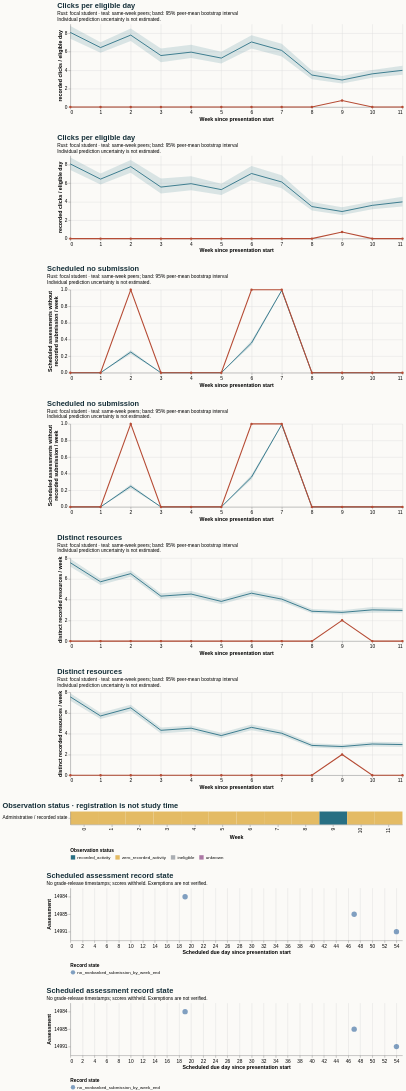

Write a Vega-Lite specification for this figure.
### Vega-Lite specification from a JSON file in a GitHub repository (floating-point values rounded to 4 significant figures)
{"$schema": "https://vega.github.io/schema/vega-lite/v5.20.1.json", "config": {"axis": {"labelFontSize": 11, "titleFontSize": 12}, "background": "#fbfaf7", "font": "sans-serif", "title": {"anchor": "start", "color": "#142e38", "fontSize": 17, "subtitleFontSize": 11}, "view": {"continuousHeight": 300, "continuousWidth": 300, "stroke": null}}, "datasets": {"data-02d0121b9e13dcc356acb746ee67845f": [{"end_day": 6, "focal_value": 0.0, "peer_ci_high": 0.0, "peer_ci_low": 0.0, "peer_mean": 0.0, "peer_observations": 1167, "peer_people": 1167, "reference": "course", "unit": "scheduled assessments without recorded submission / week", "week": 0}, {"end_day": 13, "focal_value": 0.0, "peer_ci_high": 0.0, "peer_ci_low": 0.0, "peer_mean": 0.0, "peer_observations": 1159, "peer_people": 1159, "reference": "course", "unit": "scheduled assessments without recorded submission / week", "week": 1}, {"end_day": 20, "focal_value": 1.0, "peer_ci_high": 0.272, "peer_ci_low": 0.2219, "peer_mean": 0.2491, "peer_observations": 1140, "peer_people": 1140, "reference": "course", "unit": "scheduled assessments without recorded submission / week", "week": 2}, {"end_day": 27, "focal_value": 0.0, "peer_ci_high": 0.0, "peer_ci_low": 0.0, "peer_mean": 0.0, "peer_observations": 1132, "peer_people": 1132, "reference": "course", "unit": "scheduled assessments without recorded submission / week", "week": 3}, {"end_day": 34, "focal_value": 0.0, "peer_ci_high": 0.0, "peer_ci_low": 0.0, "peer_mean": 0.0, "peer_observations": 1093, "peer_people": 1093, "reference": "course", "unit": "scheduled assessments without recorded submission / week", "week": 4}, {"end_day": 41, "focal_value": 0.0, "peer_ci_high": 0.0, "peer_ci_low": 0.0, "peer_mean": 0.0, "peer_observations": 1086, "peer_people": 1086, "reference": "course", "unit": "scheduled assessments without recorded submission / week", "week": 5}, {"end_day": 48, "focal_value": 1.0, "peer_ci_high": 0.3875, "peer_ci_low": 0.3302, "peer_mean": 0.3591, "peer_observations": 1075, "peer_people": 1075, "reference": "course", "unit": "scheduled assessments without recorded submission / week", "week": 6}, {"end_day": 55, "focal_value": 1.0, "peer_ci_high": 0.9962, "peer_ci_low": 0.9868, "peer_mean": 0.9915, "peer_observations": 1059, "peer_people": 1059, "reference": "course", "unit": "scheduled assessments without recorded submission / week", "week": 7}, {"end_day": 62, "focal_value": 0.0, "peer_ci_high": 0.0, "peer_ci_low": 0.0, "peer_mean": 0.0, "peer_observations": 1049, "peer_people": 1049, "reference": "course", "unit": "scheduled assessments without recorded submission / week", "week": 8}, {"end_day": 69, "focal_value": 0.0, "peer_ci_high": 0.0, "peer_ci_low": 0.0, "peer_mean": 0.0, "peer_observations": 1032, "peer_people": 1032, "reference": "course", "unit": "scheduled assessments without recorded submission / week", "week": 9}, {"end_day": 76, "focal_value": 0.0, "peer_ci_high": 0.0, "peer_ci_low": 0.0, "peer_mean": 0.0, "peer_observations": 1026, "peer_people": 1026, "reference": "course", "unit": "scheduled assessments without recorded submission / week", "week": 10}, {"end_day": 83, "focal_value": 0.0, "peer_ci_high": 0.0, "peer_ci_low": 0.0, "peer_mean": 0.0, "peer_observations": 1021, "peer_people": 1021, "reference": "course", "unit": "scheduled assessments without recorded submission / week", "week": 11}], "data-20de60db9410549cfde920ceb4c2ba83": [{"end_day": 6, "focal_value": 0.0, "peer_ci_high": 8.78, "peer_ci_low": 7.418, "peer_mean": 8.09, "peer_observations": 1167, "peer_people": 1167, "reference": "course", "unit": "recorded clicks / eligible day", "week": 0}, {"end_day": 13, "focal_value": 0.0, "peer_ci_high": 7.031, "peer_ci_low": 5.882, "peer_mean": 6.449, "peer_observations": 1159, "peer_people": 1159, "reference": "course", "unit": "recorded clicks / eligible day", "week": 1}, {"end_day": 20, "focal_value": 0.0, "peer_ci_high": 8.513, "peer_ci_low": 7.168, "peer_mean": 7.8, "peer_observations": 1140, "peer_people": 1140, "reference": "course", "unit": "recorded clicks / eligible day", "week": 2}, {"end_day": 27, "focal_value": 0.0, "peer_ci_high": 6.354, "peer_ci_low": 4.862, "peer_mean": 5.586, "peer_observations": 1132, "peer_people": 1132, "reference": "course", "unit": "recorded clicks / eligible day", "week": 3}, {"end_day": 34, "focal_value": 0.0, "peer_ci_high": 6.767, "peer_ci_low": 5.314, "peer_mean": 5.952, "peer_observations": 1093, "peer_people": 1093, "reference": "course", "unit": "recorded clicks / eligible day", "week": 4}, {"end_day": 41, "focal_value": 0.0, "peer_ci_high": 6.008, "peer_ci_low": 4.729, "peer_mean": 5.31, "peer_observations": 1086, "peer_people": 1086, "reference": "course", "unit": "recorded clicks / eligible day", "week": 5}, {"end_day": 48, "focal_value": 0.0, "peer_ci_high": 7.785, "peer_ci_low": 6.339, "peer_mean": 7.057, "peer_observations": 1075, "peer_people": 1075, "reference": "course", "unit": "recorded clicks / eligible day", "week": 6}, {"end_day": 55, "focal_value": 0.0, "peer_ci_high": 6.864, "peer_ci_low": 5.489, "peer_mean": 6.139, "peer_observations": 1059, "peer_people": 1059, "reference": "course", "unit": "recorded clicks / eligible day", "week": 7}, {"end_day": 62, "focal_value": 0.0, "peer_ci_high": 3.952, "peer_ci_low": 3.005, "peer_mean": 3.471, "peer_observations": 1049, "peer_people": 1049, "reference": "course", "unit": "recorded clicks / eligible day", "week": 8}, {"end_day": 69, "focal_value": 0.7143, "peer_ci_high": 3.357, "peer_ci_low": 2.564, "peer_mean": 2.935, "peer_observations": 1032, "peer_people": 1032, "reference": "course", "unit": "recorded clicks / eligible day", "week": 9}, {"end_day": 76, "focal_value": 0.0, "peer_ci_high": 4.025, "peer_ci_low": 3.187, "peer_mean": 3.602, "peer_observations": 1026, "peer_people": 1026, "reference": "course", "unit": "recorded clicks / eligible day", "week": 10}, {"end_day": 83, "focal_value": 0.0, "peer_ci_high": 4.484, "peer_ci_low": 3.499, "peer_mean": 3.979, "peer_observations": 1021, "peer_people": 1021, "reference": "course", "unit": "recorded clicks / eligible day", "week": 11}], "data-27becf0fcdc463d1550ab4b7c6446ddc": [{"eligible_days": 7.0, "end_day": 6, "logging_completeness": "unknown", "observation_status": "zero_recorded_activity", "row": "Administrative / recorded state", "score_status": "withheld_release_time_unknown", "start_day": 0, "value": 0.0, "week": 0}, {"eligible_days": 7.0, "end_day": 13, "logging_completeness": "unknown", "observation_status": "zero_recorded_activity", "row": "Administrative / recorded state", "score_status": "withheld_release_time_unknown", "start_day": 7, "value": 0.0, "week": 1}, {"eligible_days": 7.0, "end_day": 20, "logging_completeness": "unknown", "observation_status": "zero_recorded_activity", "row": "Administrative / recorded state", "score_status": "withheld_release_time_unknown", "start_day": 14, "value": 0.0, "week": 2}, {"eligible_days": 7.0, "end_day": 27, "logging_completeness": "unknown", "observation_status": "zero_recorded_activity", "row": "Administrative / recorded state", "score_status": "withheld_release_time_unknown", "start_day": 21, "value": 0.0, "week": 3}, {"eligible_days": 7.0, "end_day": 34, "logging_completeness": "unknown", "observation_status": "zero_recorded_activity", "row": "Administrative / recorded state", "score_status": "withheld_release_time_unknown", "start_day": 28, "value": 0.0, "week": 4}, {"eligible_days": 7.0, "end_day": 41, "logging_completeness": "unknown", "observation_status": "zero_recorded_activity", "row": "Administrative / recorded state", "score_status": "withheld_release_time_unknown", "start_day": 35, "value": 0.0, "week": 5}, {"eligible_days": 7.0, "end_day": 48, "logging_completeness": "unknown", "observation_status": "zero_recorded_activity", "row": "Administrative / recorded state", "score_status": "withheld_release_time_unknown", "start_day": 42, "value": 0.0, "week": 6}, {"eligible_days": 7.0, "end_day": 55, "logging_completeness": "unknown", "observation_status": "zero_recorded_activity", "row": "Administrative / recorded state", "score_status": "withheld_release_time_unknown", "start_day": 49, "value": 0.0, "week": 7}, {"eligible_days": 7.0, "end_day": 62, "logging_completeness": "unknown", "observation_status": "zero_recorded_activity", "row": "Administrative / recorded state", "score_status": "withheld_release_time_unknown", "start_day": 56, "value": 0.0, "week": 8}, {"eligible_days": 7.0, "end_day": 69, "logging_completeness": "unknown", "observation_status": "recorded_activity", "row": "Administrative / recorded state", "score_status": "withheld_release_time_unknown", "start_day": 63, "value": 0.7143, "week": 9}, {"eligible_days": 7.0, "end_day": 76, "logging_completeness": "unknown", "observation_status": "zero_recorded_activity", "row": "Administrative / recorded state", "score_status": "withheld_release_time_unknown", "start_day": 70, "value": 0.0, "week": 10}, {"eligible_days": 7.0, "end_day": 83, "logging_completeness": "unknown", "observation_status": "zero_recorded_activity", "row": "Administrative / recorded state", "score_status": "withheld_release_time_unknown", "start_day": 77, "value": 0.0, "week": 11}], "data-78474847ef2dfe2c317e2578d48ebc1c": [{"as_of_day": 20, "assessment_id": 14984, "course": "BBB_2013B", "due_day": 19, "person_id": 351543, "score_status": "withheld_release_time_unknown", "state": "no_nonbanked_submission_by_week_end", "week": 2}, {"as_of_day": 48, "assessment_id": 14985, "course": "BBB_2013B", "due_day": 47, "person_id": 351543, "score_status": "withheld_release_time_unknown", "state": "no_nonbanked_submission_by_week_end", "week": 6}, {"as_of_day": 55, "assessment_id": 14991, "course": "BBB_2013B", "due_day": 54, "person_id": 351543, "score_status": "withheld_release_time_unknown", "state": "no_nonbanked_submission_by_week_end", "week": 7}], "data-803fa7329ecc6336c8fec3adf427eee2": [{"end_day": 6, "focal_value": 0.0, "peer_ci_high": 8.804, "peer_ci_low": 7.429, "peer_mean": 8.09, "peer_observations": 1167, "peer_people": 1167, "reference": "course", "unit": "recorded clicks / eligible day", "week": 0}, {"end_day": 13, "focal_value": 0.0, "peer_ci_high": 7.054, "peer_ci_low": 5.859, "peer_mean": 6.449, "peer_observations": 1159, "peer_people": 1159, "reference": "course", "unit": "recorded clicks / eligible day", "week": 1}, {"end_day": 20, "focal_value": 0.0, "peer_ci_high": 8.516, "peer_ci_low": 7.15, "peer_mean": 7.8, "peer_observations": 1140, "peer_people": 1140, "reference": "course", "unit": "recorded clicks / eligible day", "week": 2}, {"end_day": 27, "focal_value": 0.0, "peer_ci_high": 6.502, "peer_ci_low": 4.875, "peer_mean": 5.586, "peer_observations": 1132, "peer_people": 1132, "reference": "course", "unit": "recorded clicks / eligible day", "week": 3}, {"end_day": 34, "focal_value": 0.0, "peer_ci_high": 6.764, "peer_ci_low": 5.231, "peer_mean": 5.952, "peer_observations": 1093, "peer_people": 1093, "reference": "course", "unit": "recorded clicks / eligible day", "week": 4}, {"end_day": 41, "focal_value": 0.0, "peer_ci_high": 5.956, "peer_ci_low": 4.726, "peer_mean": 5.31, "peer_observations": 1086, "peer_people": 1086, "reference": "course", "unit": "recorded clicks / eligible day", "week": 5}, {"end_day": 48, "focal_value": 0.0, "peer_ci_high": 7.876, "peer_ci_low": 6.312, "peer_mean": 7.057, "peer_observations": 1075, "peer_people": 1075, "reference": "course", "unit": "recorded clicks / eligible day", "week": 6}, {"end_day": 55, "focal_value": 0.0, "peer_ci_high": 6.865, "peer_ci_low": 5.462, "peer_mean": 6.139, "peer_observations": 1059, "peer_people": 1059, "reference": "course", "unit": "recorded clicks / eligible day", "week": 7}, {"end_day": 62, "focal_value": 0.0, "peer_ci_high": 3.976, "peer_ci_low": 3.045, "peer_mean": 3.471, "peer_observations": 1049, "peer_people": 1049, "reference": "course", "unit": "recorded clicks / eligible day", "week": 8}, {"end_day": 69, "focal_value": 0.7143, "peer_ci_high": 3.398, "peer_ci_low": 2.568, "peer_mean": 2.935, "peer_observations": 1032, "peer_people": 1032, "reference": "course", "unit": "recorded clicks / eligible day", "week": 9}, {"end_day": 76, "focal_value": 0.0, "peer_ci_high": 4.029, "peer_ci_low": 3.172, "peer_mean": 3.602, "peer_observations": 1026, "peer_people": 1026, "reference": "course", "unit": "recorded clicks / eligible day", "week": 10}, {"end_day": 83, "focal_value": 0.0, "peer_ci_high": 4.524, "peer_ci_low": 3.48, "peer_mean": 3.979, "peer_observations": 1021, "peer_people": 1021, "reference": "course", "unit": "recorded clicks / eligible day", "week": 11}], "data-9d25f9024fe4804cabd90c5996c50b2a": [{"end_day": 6, "focal_value": 0.0, "peer_ci_high": 0.0, "peer_ci_low": 0.0, "peer_mean": 0.0, "peer_observations": 1167, "peer_people": 1167, "reference": "course", "unit": "scheduled assessments without recorded submission / week", "week": 0}, {"end_day": 13, "focal_value": 0.0, "peer_ci_high": 0.0, "peer_ci_low": 0.0, "peer_mean": 0.0, "peer_observations": 1159, "peer_people": 1159, "reference": "course", "unit": "scheduled assessments without recorded submission / week", "week": 1}, {"end_day": 20, "focal_value": 1.0, "peer_ci_high": 0.2754, "peer_ci_low": 0.2237, "peer_mean": 0.2491, "peer_observations": 1140, "peer_people": 1140, "reference": "course", "unit": "scheduled assessments without recorded submission / week", "week": 2}, {"end_day": 27, "focal_value": 0.0, "peer_ci_high": 0.0, "peer_ci_low": 0.0, "peer_mean": 0.0, "peer_observations": 1132, "peer_people": 1132, "reference": "course", "unit": "scheduled assessments without recorded submission / week", "week": 3}, {"end_day": 34, "focal_value": 0.0, "peer_ci_high": 0.0, "peer_ci_low": 0.0, "peer_mean": 0.0, "peer_observations": 1093, "peer_people": 1093, "reference": "course", "unit": "scheduled assessments without recorded submission / week", "week": 4}, {"end_day": 41, "focal_value": 0.0, "peer_ci_high": 0.0, "peer_ci_low": 0.0, "peer_mean": 0.0, "peer_observations": 1086, "peer_people": 1086, "reference": "course", "unit": "scheduled assessments without recorded submission / week", "week": 5}, {"end_day": 48, "focal_value": 1.0, "peer_ci_high": 0.3884, "peer_ci_low": 0.3302, "peer_mean": 0.3591, "peer_observations": 1075, "peer_people": 1075, "reference": "course", "unit": "scheduled assessments without recorded submission / week", "week": 6}, {"end_day": 55, "focal_value": 1.0, "peer_ci_high": 0.9967, "peer_ci_low": 0.9858, "peer_mean": 0.9915, "peer_observations": 1059, "peer_people": 1059, "reference": "course", "unit": "scheduled assessments without recorded submission / week", "week": 7}, {"end_day": 62, "focal_value": 0.0, "peer_ci_high": 0.0, "peer_ci_low": 0.0, "peer_mean": 0.0, "peer_observations": 1049, "peer_people": 1049, "reference": "course", "unit": "scheduled assessments without recorded submission / week", "week": 8}, {"end_day": 69, "focal_value": 0.0, "peer_ci_high": 0.0, "peer_ci_low": 0.0, "peer_mean": 0.0, "peer_observations": 1032, "peer_people": 1032, "reference": "course", "unit": "scheduled assessments without recorded submission / week", "week": 9}, {"end_day": 76, "focal_value": 0.0, "peer_ci_high": 0.0, "peer_ci_low": 0.0, "peer_mean": 0.0, "peer_observations": 1026, "peer_people": 1026, "reference": "course", "unit": "scheduled assessments without recorded submission / week", "week": 10}, {"end_day": 83, "focal_value": 0.0, "peer_ci_high": 0.0, "peer_ci_low": 0.0, "peer_mean": 0.0, "peer_observations": 1021, "peer_people": 1021, "reference": "course", "unit": "scheduled assessments without recorded submission / week", "week": 11}], "data-f65e25bf439e8763e2888eba78f8a1d7": [{"end_day": 6, "focal_value": 0.0, "peer_ci_high": 7.889, "peer_ci_low": 7.17, "peer_mean": 7.548, "peer_observations": 1167, "peer_people": 1167, "reference": "course", "unit": "distinct recorded resources / week", "week": 0}, {"end_day": 13, "focal_value": 0.0, "peer_ci_high": 6.022, "peer_ci_low": 5.408, "peer_mean": 5.714, "peer_observations": 1159, "peer_people": 1159, "reference": "course", "unit": "distinct recorded resources / week", "week": 1}, {"end_day": 20, "focal_value": 0.0, "peer_ci_high": 6.797, "peer_ci_low": 6.181, "peer_mean": 6.497, "peer_observations": 1140, "peer_people": 1140, "reference": "course", "unit": "distinct recorded resources / week", "week": 2}, {"end_day": 27, "focal_value": 0.0, "peer_ci_high": 4.599, "peer_ci_low": 4.029, "peer_mean": 4.33, "peer_observations": 1132, "peer_people": 1132, "reference": "course", "unit": "distinct recorded resources / week", "week": 3}, {"end_day": 34, "focal_value": 0.0, "peer_ci_high": 4.796, "peer_ci_low": 4.241, "peer_mean": 4.532, "peer_observations": 1093, "peer_people": 1093, "reference": "course", "unit": "distinct recorded resources / week", "week": 4}, {"end_day": 41, "focal_value": 0.0, "peer_ci_high": 4.096, "peer_ci_low": 3.58, "peer_mean": 3.822, "peer_observations": 1086, "peer_people": 1086, "reference": "course", "unit": "distinct recorded resources / week", "week": 5}, {"end_day": 48, "focal_value": 0.0, "peer_ci_high": 4.891, "peer_ci_low": 4.323, "peer_mean": 4.613, "peer_observations": 1075, "peer_people": 1075, "reference": "course", "unit": "distinct recorded resources / week", "week": 6}, {"end_day": 55, "focal_value": 0.0, "peer_ci_high": 4.302, "peer_ci_low": 3.809, "peer_mean": 4.044, "peer_observations": 1059, "peer_people": 1059, "reference": "course", "unit": "distinct recorded resources / week", "week": 7}, {"end_day": 62, "focal_value": 0.0, "peer_ci_high": 3.078, "peer_ci_low": 2.666, "peer_mean": 2.873, "peer_observations": 1049, "peer_people": 1049, "reference": "course", "unit": "distinct recorded resources / week", "week": 8}, {"end_day": 69, "focal_value": 2.0, "peer_ci_high": 2.952, "peer_ci_low": 2.557, "peer_mean": 2.766, "peer_observations": 1032, "peer_people": 1032, "reference": "course", "unit": "distinct recorded resources / week", "week": 9}, {"end_day": 76, "focal_value": 0.0, "peer_ci_high": 3.233, "peer_ci_low": 2.777, "peer_mean": 3.007, "peer_observations": 1026, "peer_people": 1026, "reference": "course", "unit": "distinct recorded resources / week", "week": 10}, {"end_day": 83, "focal_value": 0.0, "peer_ci_high": 3.185, "peer_ci_low": 2.728, "peer_mean": 2.955, "peer_observations": 1021, "peer_people": 1021, "reference": "course", "unit": "distinct recorded resources / week", "week": 11}], "data-ff8039ee5e0bbedf92c0062d8eaf07a0": [{"end_day": 6, "focal_value": 0.0, "peer_ci_high": 7.93, "peer_ci_low": 7.164, "peer_mean": 7.548, "peer_observations": 1167, "peer_people": 1167, "reference": "course", "unit": "distinct recorded resources / week", "week": 0}, {"end_day": 13, "focal_value": 0.0, "peer_ci_high": 6.002, "peer_ci_low": 5.392, "peer_mean": 5.714, "peer_observations": 1159, "peer_people": 1159, "reference": "course", "unit": "distinct recorded resources / week", "week": 1}, {"end_day": 20, "focal_value": 0.0, "peer_ci_high": 6.812, "peer_ci_low": 6.189, "peer_mean": 6.497, "peer_observations": 1140, "peer_people": 1140, "reference": "course", "unit": "distinct recorded resources / week", "week": 2}, {"end_day": 27, "focal_value": 0.0, "peer_ci_high": 4.605, "peer_ci_low": 4.061, "peer_mean": 4.33, "peer_observations": 1132, "peer_people": 1132, "reference": "course", "unit": "distinct recorded resources / week", "week": 3}, {"end_day": 34, "focal_value": 0.0, "peer_ci_high": 4.815, "peer_ci_low": 4.252, "peer_mean": 4.532, "peer_observations": 1093, "peer_people": 1093, "reference": "course", "unit": "distinct recorded resources / week", "week": 4}, {"end_day": 41, "focal_value": 0.0, "peer_ci_high": 4.087, "peer_ci_low": 3.554, "peer_mean": 3.822, "peer_observations": 1086, "peer_people": 1086, "reference": "course", "unit": "distinct recorded resources / week", "week": 5}, {"end_day": 48, "focal_value": 0.0, "peer_ci_high": 4.901, "peer_ci_low": 4.333, "peer_mean": 4.613, "peer_observations": 1075, "peer_people": 1075, "reference": "course", "unit": "distinct recorded resources / week", "week": 6}, {"end_day": 55, "focal_value": 0.0, "peer_ci_high": 4.322, "peer_ci_low": 3.795, "peer_mean": 4.044, "peer_observations": 1059, "peer_people": 1059, "reference": "course", "unit": "distinct recorded resources / week", "week": 7}, {"end_day": 62, "focal_value": 0.0, "peer_ci_high": 3.092, "peer_ci_low": 2.675, "peer_mean": 2.873, "peer_observations": 1049, "peer_people": 1049, "reference": "course", "unit": "distinct recorded resources / week", "week": 8}, {"end_day": 69, "focal_value": 2.0, "peer_ci_high": 2.977, "peer_ci_low": 2.549, "peer_mean": 2.766, "peer_observations": 1032, "peer_people": 1032, "reference": "course", "unit": "distinct recorded resources / week", "week": 9}, {"end_day": 76, "focal_value": 0.0, "peer_ci_high": 3.278, "peer_ci_low": 2.735, "peer_mean": 3.007, "peer_observations": 1026, "peer_people": 1026, "reference": "course", "unit": "distinct recorded resources / week", "week": 10}, {"end_day": 83, "focal_value": 0.0, "peer_ci_high": 3.187, "peer_ci_low": 2.752, "peer_mean": 2.955, "peer_observations": 1021, "peer_people": 1021, "reference": "course", "unit": "distinct recorded resources / week", "week": 11}]}, "resolve": {"scale": {"color": "independent"}}, "spacing": 28, "vconcat": [{"data": {"name": "data-20de60db9410549cfde920ceb4c2ba83"}, "height": 190, "layer": [{"encoding": {"x": {"axis": {"tickMinStep": 1}, "field": "week", "title": "Week since presentation start", "type": "quantitative"}, "y": {"field": "peer_ci_low", "scale": {"zero": true}, "title": "recorded clicks / eligible day", "type": "quantitative"}, "y2": {"field": "peer_ci_high"}}, "mark": {"color": "#286f83", "opacity": 0.16, "type": "area"}}, {"encoding": {"tooltip": [{"field": "week", "type": "quantitative"}, {"field": "peer_mean", "type": "quantitative"}, {"field": "peer_people", "type": "quantitative"}, {"field": "peer_observations", "type": "quantitative"}], "x": {"field": "week", "type": "quantitative"}, "y": {"field": "peer_mean", "type": "quantitative"}}, "mark": {"color": "#286f83", "strokeWidth": 2, "type": "line"}}, {"encoding": {"tooltip": [{"field": "week", "type": "quantitative"}, {"field": "focal_value", "type": "quantitative"}], "x": {"field": "week", "type": "quantitative"}, "y": {"field": "focal_value", "type": "quantitative"}}, "mark": {"color": "#b64c35", "point": {"color": "#b64c35"}, "strokeWidth": 2.5, "type": "line"}}], "title": {"subtitle": ["Rust: focal student · teal: same-week peers; band: 95% peer-mean bootstrap interval", "Individual prediction uncertainty is not estimated."], "text": "Clicks per eligible day"}, "width": 760}, {"data": {"name": "data-803fa7329ecc6336c8fec3adf427eee2"}, "height": 190, "layer": [{"encoding": {"x": {"axis": {"tickMinStep": 1}, "field": "week", "title": "Week since presentation start", "type": "quantitative"}, "y": {"field": "peer_ci_low", "scale": {"zero": true}, "title": "recorded clicks / eligible day", "type": "quantitative"}, "y2": {"field": "peer_ci_high"}}, "mark": {"color": "#286f83", "opacity": 0.16, "type": "area"}}, {"encoding": {"tooltip": [{"field": "week", "type": "quantitative"}, {"field": "peer_mean", "type": "quantitative"}, {"field": "peer_people", "type": "quantitative"}, {"field": "peer_observations", "type": "quantitative"}], "x": {"field": "week", "type": "quantitative"}, "y": {"field": "peer_mean", "type": "quantitative"}}, "mark": {"color": "#286f83", "strokeWidth": 2, "type": "line"}}, {"encoding": {"tooltip": [{"field": "week", "type": "quantitative"}, {"field": "focal_value", "type": "quantitative"}], "x": {"field": "week", "type": "quantitative"}, "y": {"field": "focal_value", "type": "quantitative"}}, "mark": {"color": "#b64c35", "point": {"color": "#b64c35"}, "strokeWidth": 2.5, "type": "line"}}], "title": {"subtitle": ["Rust: focal student · teal: same-week peers; band: 95% peer-mean bootstrap interval", "Individual prediction uncertainty is not estimated."], "text": "Clicks per eligible day"}, "width": 760}, {"data": {"name": "data-9d25f9024fe4804cabd90c5996c50b2a"}, "height": 190, "layer": [{"encoding": {"x": {"axis": {"tickMinStep": 1}, "field": "week", "title": "Week since presentation start", "type": "quantitative"}, "y": {"field": "peer_ci_low", "scale": {"zero": true}, "title": ["Scheduled assessments without", "recorded submission / week"], "type": "quantitative"}, "y2": {"field": "peer_ci_high"}}, "mark": {"color": "#286f83", "opacity": 0.16, "type": "area"}}, {"encoding": {"tooltip": [{"field": "week", "type": "quantitative"}, {"field": "peer_mean", "type": "quantitative"}, {"field": "peer_people", "type": "quantitative"}, {"field": "peer_observations", "type": "quantitative"}], "x": {"field": "week", "type": "quantitative"}, "y": {"field": "peer_mean", "type": "quantitative"}}, "mark": {"color": "#286f83", "strokeWidth": 2, "type": "line"}}, {"encoding": {"tooltip": [{"field": "week", "type": "quantitative"}, {"field": "focal_value", "type": "quantitative"}], "x": {"field": "week", "type": "quantitative"}, "y": {"field": "focal_value", "type": "quantitative"}}, "mark": {"color": "#b64c35", "point": {"color": "#b64c35"}, "strokeWidth": 2.5, "type": "line"}}], "title": {"subtitle": ["Rust: focal student · teal: same-week peers; band: 95% peer-mean bootstrap interval", "Individual prediction uncertainty is not estimated."], "text": "Scheduled no submission"}, "width": 760}, {"data": {"name": "data-02d0121b9e13dcc356acb746ee67845f"}, "height": 190, "layer": [{"encoding": {"x": {"axis": {"tickMinStep": 1}, "field": "week", "title": "Week since presentation start", "type": "quantitative"}, "y": {"field": "peer_ci_low", "scale": {"zero": true}, "title": ["Scheduled assessments without", "recorded submission / week"], "type": "quantitative"}, "y2": {"field": "peer_ci_high"}}, "mark": {"color": "#286f83", "opacity": 0.16, "type": "area"}}, {"encoding": {"tooltip": [{"field": "week", "type": "quantitative"}, {"field": "peer_mean", "type": "quantitative"}, {"field": "peer_people", "type": "quantitative"}, {"field": "peer_observations", "type": "quantitative"}], "x": {"field": "week", "type": "quantitative"}, "y": {"field": "peer_mean", "type": "quantitative"}}, "mark": {"color": "#286f83", "strokeWidth": 2, "type": "line"}}, {"encoding": {"tooltip": [{"field": "week", "type": "quantitative"}, {"field": "focal_value", "type": "quantitative"}], "x": {"field": "week", "type": "quantitative"}, "y": {"field": "focal_value", "type": "quantitative"}}, "mark": {"color": "#b64c35", "point": {"color": "#b64c35"}, "strokeWidth": 2.5, "type": "line"}}], "title": {"subtitle": ["Rust: focal student · teal: same-week peers; band: 95% peer-mean bootstrap interval", "Individual prediction uncertainty is not estimated."], "text": "Scheduled no submission"}, "width": 760}, {"data": {"name": "data-ff8039ee5e0bbedf92c0062d8eaf07a0"}, "height": 190, "layer": [{"encoding": {"x": {"axis": {"tickMinStep": 1}, "field": "week", "title": "Week since presentation start", "type": "quantitative"}, "y": {"field": "peer_ci_low", "scale": {"zero": true}, "title": "distinct recorded resources / week", "type": "quantitative"}, "y2": {"field": "peer_ci_high"}}, "mark": {"color": "#286f83", "opacity": 0.16, "type": "area"}}, {"encoding": {"tooltip": [{"field": "week", "type": "quantitative"}, {"field": "peer_mean", "type": "quantitative"}, {"field": "peer_people", "type": "quantitative"}, {"field": "peer_observations", "type": "quantitative"}], "x": {"field": "week", "type": "quantitative"}, "y": {"field": "peer_mean", "type": "quantitative"}}, "mark": {"color": "#286f83", "strokeWidth": 2, "type": "line"}}, {"encoding": {"tooltip": [{"field": "week", "type": "quantitative"}, {"field": "focal_value", "type": "quantitative"}], "x": {"field": "week", "type": "quantitative"}, "y": {"field": "focal_value", "type": "quantitative"}}, "mark": {"color": "#b64c35", "point": {"color": "#b64c35"}, "strokeWidth": 2.5, "type": "line"}}], "title": {"subtitle": ["Rust: focal student · teal: same-week peers; band: 95% peer-mean bootstrap interval", "Individual prediction uncertainty is not estimated."], "text": "Distinct resources"}, "width": 760}, {"data": {"name": "data-f65e25bf439e8763e2888eba78f8a1d7"}, "height": 190, "layer": [{"encoding": {"x": {"axis": {"tickMinStep": 1}, "field": "week", "title": "Week since presentation start", "type": "quantitative"}, "y": {"field": "peer_ci_low", "scale": {"zero": true}, "title": "distinct recorded resources / week", "type": "quantitative"}, "y2": {"field": "peer_ci_high"}}, "mark": {"color": "#286f83", "opacity": 0.16, "type": "area"}}, {"encoding": {"tooltip": [{"field": "week", "type": "quantitative"}, {"field": "peer_mean", "type": "quantitative"}, {"field": "peer_people", "type": "quantitative"}, {"field": "peer_observations", "type": "quantitative"}], "x": {"field": "week", "type": "quantitative"}, "y": {"field": "peer_mean", "type": "quantitative"}}, "mark": {"color": "#286f83", "strokeWidth": 2, "type": "line"}}, {"encoding": {"tooltip": [{"field": "week", "type": "quantitative"}, {"field": "focal_value", "type": "quantitative"}], "x": {"field": "week", "type": "quantitative"}, "y": {"field": "focal_value", "type": "quantitative"}}, "mark": {"color": "#b64c35", "point": {"color": "#b64c35"}, "strokeWidth": 2.5, "type": "line"}}], "title": {"subtitle": ["Rust: focal student · teal: same-week peers; band: 95% peer-mean bootstrap interval", "Individual prediction uncertainty is not estimated."], "text": "Distinct resources"}, "width": 760}, {"data": {"name": "data-27becf0fcdc463d1550ab4b7c6446ddc"}, "encoding": {"color": {"field": "observation_status", "legend": {"labelLimit": 260, "orient": "bottom"}, "scale": {"domain": ["recorded_activity", "zero_recorded_activity", "ineligible", "unknown"], "range": ["#286f83", "#e4bb64", "#aaaeb3", "#ac78a5"]}, "title": "Observation status", "type": "nominal"}, "tooltip": [{"field": "week", "type": "quantitative"}, {"field": "eligible_days", "type": "quantitative"}, {"field": "observation_status", "type": "nominal"}, {"field": "logging_completeness", "type": "nominal"}], "x": {"field": "week", "title": "Week", "type": "ordinal"}, "y": {"field": "row", "title": null, "type": "nominal"}}, "height": 30, "mark": {"type": "rect"}, "title": "Observation status · registration is not study time", "width": 760}, {"data": {"name": "data-78474847ef2dfe2c317e2578d48ebc1c"}, "encoding": {"color": {"field": "state", "legend": {"labelLimit": 400, "orient": "bottom"}, "title": "Record state", "type": "nominal"}, "tooltip": [{"field": "assessment_id", "type": "quantitative"}, {"field": "due_day", "type": "quantitative"}, {"field": "as_of_day", "type": "quantitative"}, {"field": "state", "type": "nominal"}, {"field": "score_status", "type": "nominal"}], "x": {"field": "due_day", "title": "Scheduled due day since presentation start", "type": "quantitative"}, "y": {"field": "assessment_id", "title": "Assessment", "type": "nominal"}}, "height": 120, "mark": {"filled": true, "size": 150, "type": "point"}, "title": {"subtitle": "No grade-release timestamps; scores withheld. Exemptions are not verified.", "text": "Scheduled assessment record state"}, "width": 760}, {"data": {"name": "data-78474847ef2dfe2c317e2578d48ebc1c"}, "encoding": {"color": {"field": "state", "legend": {"labelLimit": 400, "orient": "bottom"}, "title": "Record state", "type": "nominal"}, "tooltip": [{"field": "assessment_id", "type": "quantitative"}, {"field": "due_day", "type": "quantitative"}, {"field": "as_of_day", "type": "quantitative"}, {"field": "state", "type": "nominal"}, {"field": "score_status", "type": "nominal"}], "x": {"field": "due_day", "title": "Scheduled due day since presentation start", "type": "quantitative"}, "y": {"field": "assessment_id", "title": "Assessment", "type": "nominal"}}, "height": 120, "mark": {"filled": true, "size": 150, "type": "point"}, "title": {"subtitle": "No grade-release timestamps; scores withheld. Exemptions are not verified.", "text": "Scheduled assessment record state"}, "width": 760}]}
